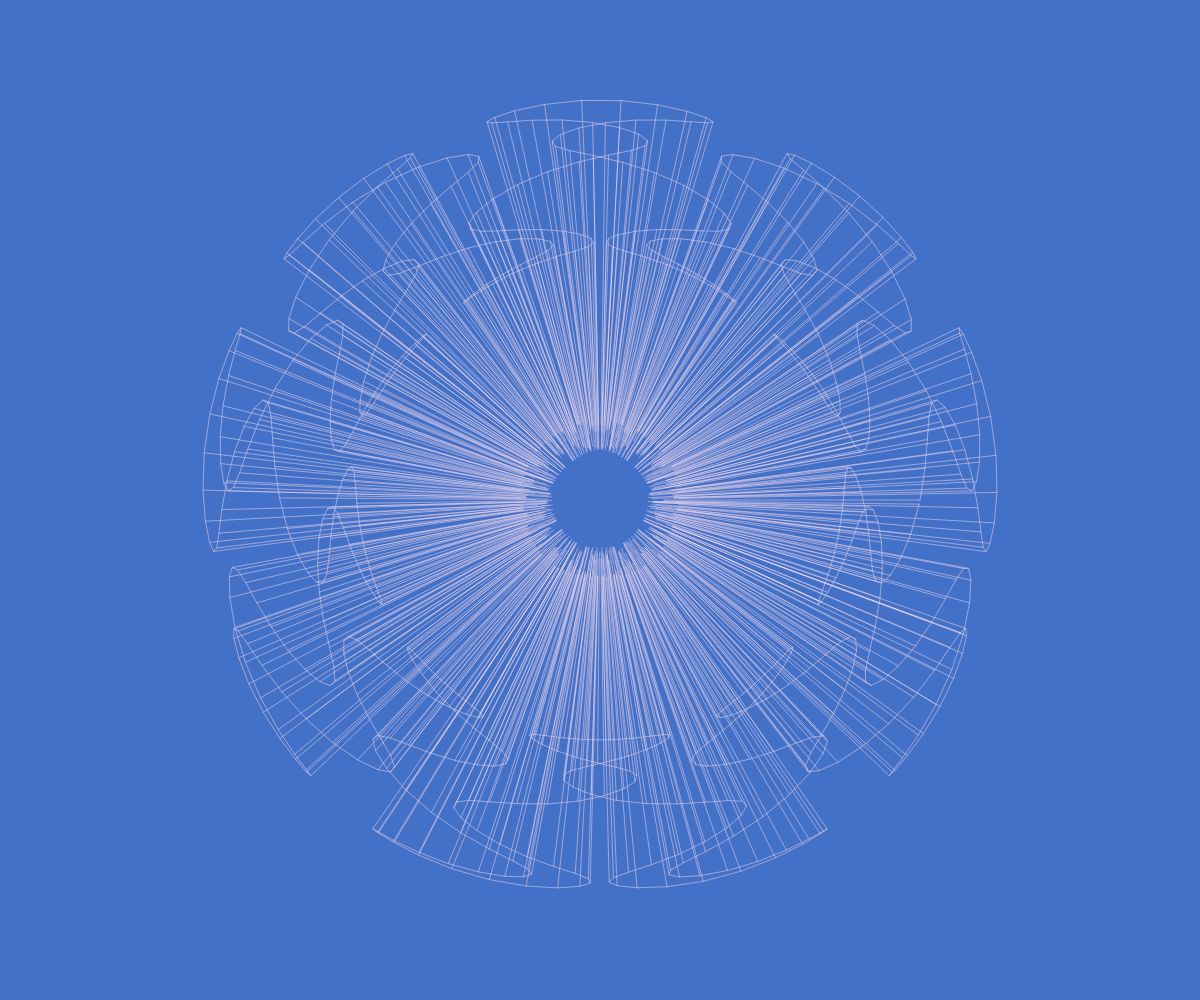
Frame 1 (no input)
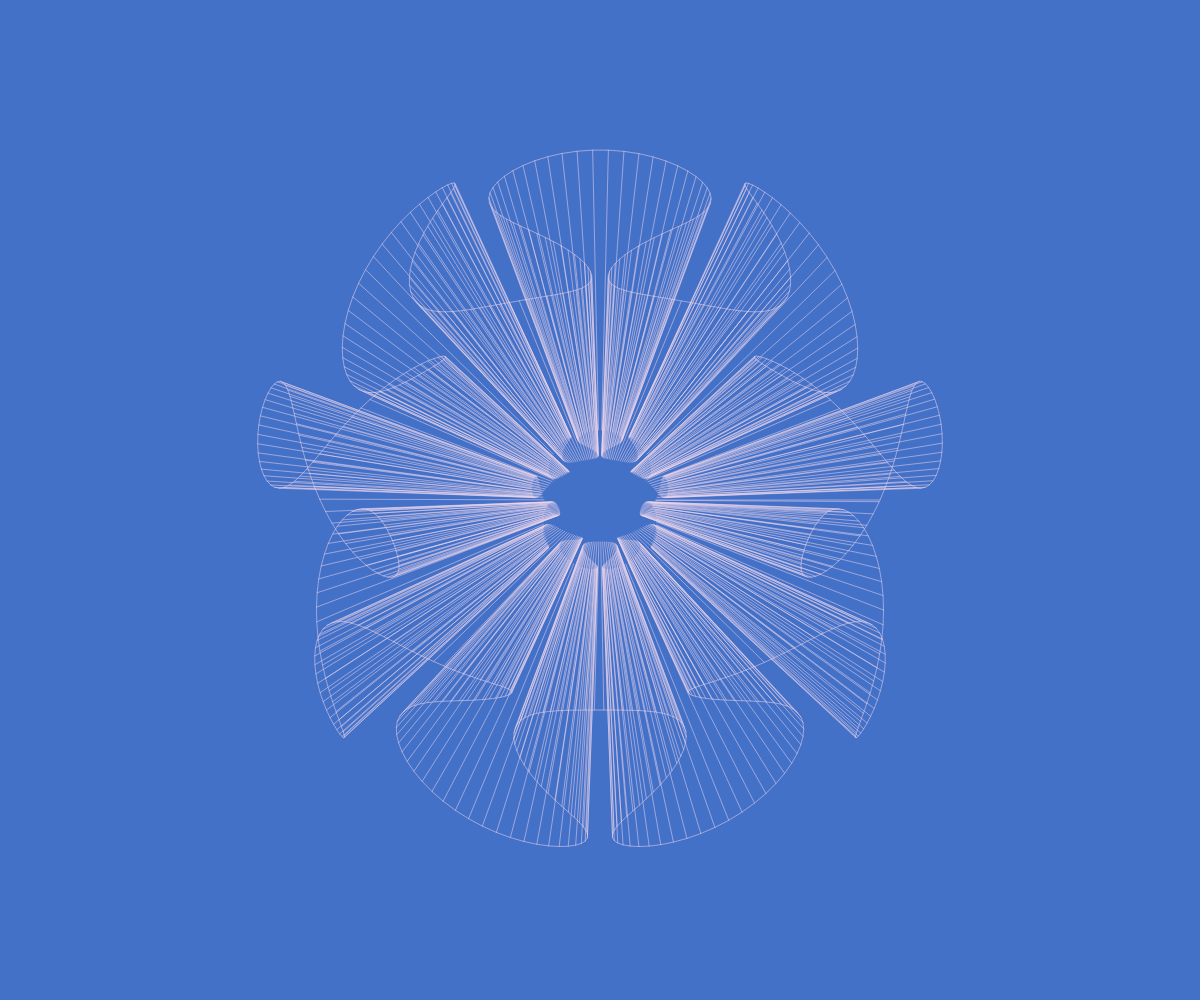
Frame 60 (no input)
Frame 120 (the mouse pressed at the canvas centre since frame 60): identical to frame 60, image omitted

The p5.js sketch that drew these frames (run headless with seeded random() and noise() and a simulated clock; from frame 60 on, the mouse is pressed at the canvas centre):

// p5.js sketch
// ── sketch.js
function setup() {

    // fill the browser window

    createCanvas(windowWidth, windowHeight);

    // blue background

    background(68,113,200)

    // draw the sliders, from the helpers

    setUpSliders()

}
  
function draw() {

    // centre the graphic
    
    translate(width / 2, height / 2)

    // draw the graphic, from the helpers

    drawNorton()

    // draw according to the slider values, from the helpers

    updateSliders()

}


// ── helpers.js
// a function that translates radius and theta to Cartesian coordinates
// and returns x and y in an object

function transformPolarToCartesian(radius, theta) {
    // calculate x and y using the sine and cosine formula
    const x = radius * cos(theta);
    const y = - radius * sin(theta);

    // store x and y inside cartesianCoordinates object
    // from now on cartesianCoordinates.x is the same as x
    // from now on cartesianCoordinates.y is the same as y
    const cartesianCoordinates = {
        x: x,
        y: y
    }

    // return the stored data so that it can be used outside of the function
    return cartesianCoordinates;
}

// set the changeable values as universal variables so that all functions can access them

let lineWeight = 0.5
let a = 9
let c = 4
let b = 40
let amp = 160

function drawNorton() {

    // draw background every time shape changes so that graphics don't draw on top of each other
    background(68,113,200)

    beginShape()

    noFill()

    // control the strokeWeight with a changeable variable, set above
    strokeWeight(lineWeight)

    // stroke colour
    stroke(245,218,237)

    // equation to draw Norton curve
    // radians not degrees - unsure of the required values to make equivalent shape
    for (let t = 0; t <= TWO_PI + 0.001  ; t+=0.009) {
        const radius = amp * (2 + 0.5 * sin(a * t))
        const theta = t + sin(b * t) / c

        // get cartesian coordinates
        const cartesianCoordinates = transformPolarToCartesian(radius, theta)

        // draw the outer curve
        vertex(cartesianCoordinates.x, cartesianCoordinates.y)

        // draw the lines extruding from the outer curve
        // the multiplier changes the length of the lines / the amount of space in the centre
        // smaller number = longer lines / smaller space in centre
        line(cartesianCoordinates.x * 0.2, cartesianCoordinates.y * 0.2, cartesianCoordinates.x, cartesianCoordinates.y)

    }
    endShape()
}

// create variables for the slider and its value

let aSlider, bSlider, cSlider, ampSlider, weightSlider
let aVal, bVal, cVal, ampVal, weightVal

function setUpSliders() {

    // min value, max value, default value, increment
    aSlider = createSlider(-25, 25, 9, 1)
    aVal = createDiv()
    // attach a class - used to apply css styling
    aVal.class("text")

    bSlider = createSlider(3, 40, 16, 1)
    bVal = createDiv()
    bVal.class("text")

    cSlider = createSlider(1, 15, 4, 1)
    cVal = createDiv()
    cVal.class("text")

    ampSlider = createSlider(80, 180, 140, 1)
    ampVal = createDiv()
    ampVal.class("text")

    weightSlider = createSlider(0.2, 2, 0.5, 0.1)
    weightVal = createDiv()
    weightVal.class("text")

}

function updateSliders() {

    // variable is determined by the slider value
    a = aSlider.value()

    b = bSlider.value()

    c = cSlider.value()

    amp = ampSlider.value()

    lineWeight = weightSlider.value()

    // label each slider
    aVal.html("shape of curve")
    bVal.html("number of folds")
    cVal.html("size of folds")
    ampVal.html("overall size")
    weightVal.html("stroke weight")

}


// ── interactions.js
// function triggers every time the user scrolls

function mouseWheel(event) {
    // delta means increment
    // if the user is scrolling quickly, it will be higher, and vice versa
    const deltaWheel = event.delta * 0.05
    //update offset
    // test3 = b + deltaWheel
    // console.log(b)

    // b = b + deltaWheel
}
